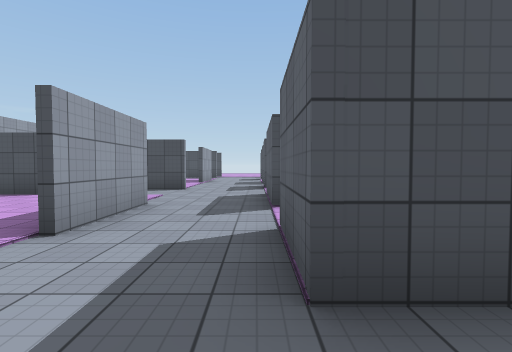
[1] (above)

16 first-person views from a walk through a scene from a Unity 3-D project. The camera is 1.4 m above the floor, tilts 2° down and sees 85° across. The floor is counted in squares, 2 m on a side. Each view is taken from the middle of a square. On the plan, view 1 faces up. The plan holds only what a view shows up to about 9 squares ahead; the rest is blank. The player character is not drawn. Door leaves are left out, so doorways stand open. Some surface patterns are stand-ins.

[2]
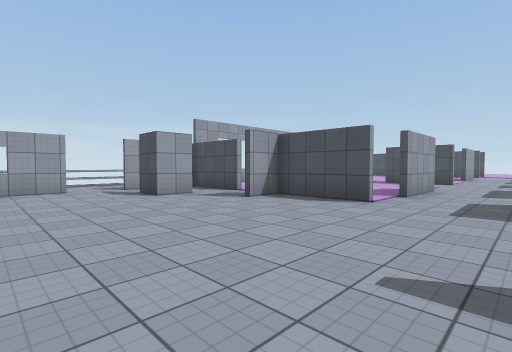

[3]
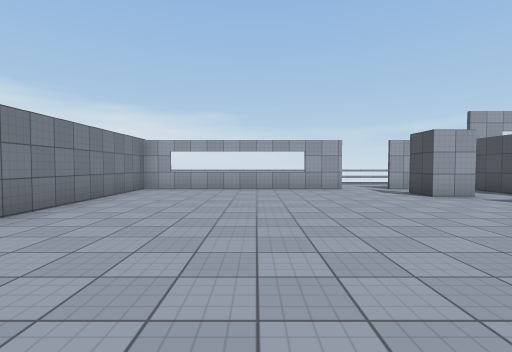

[4]
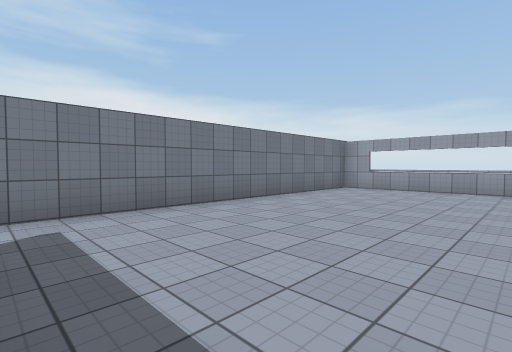

[5]
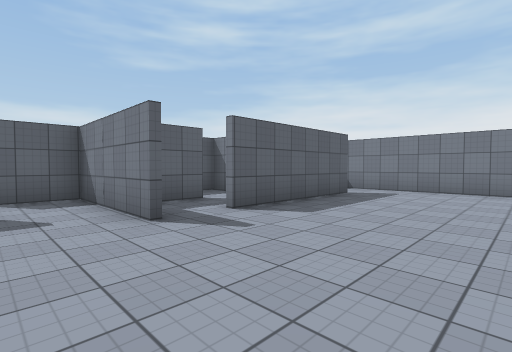

[6]
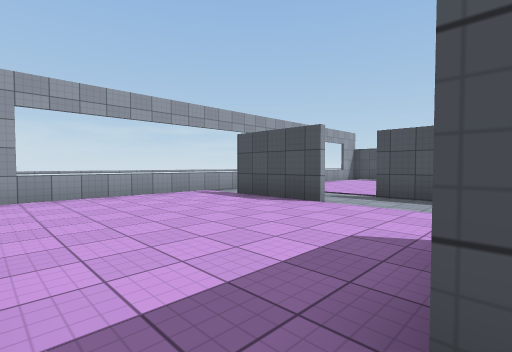

[7]
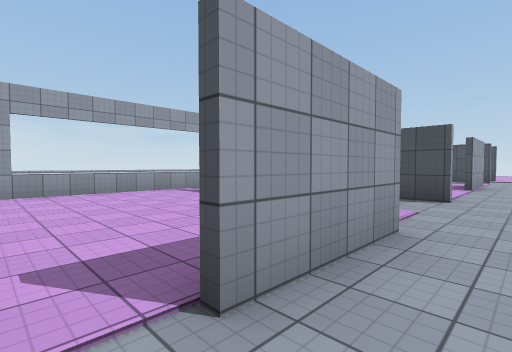

[8]
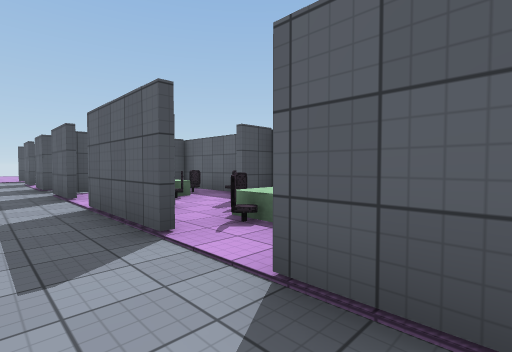

[9]
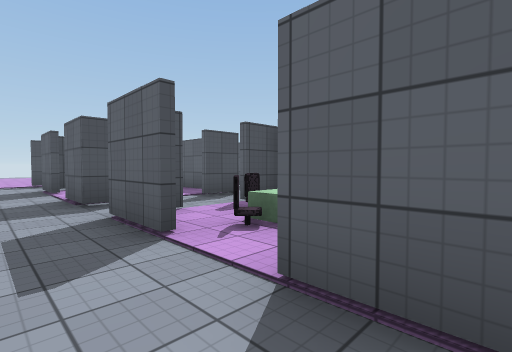

[10]
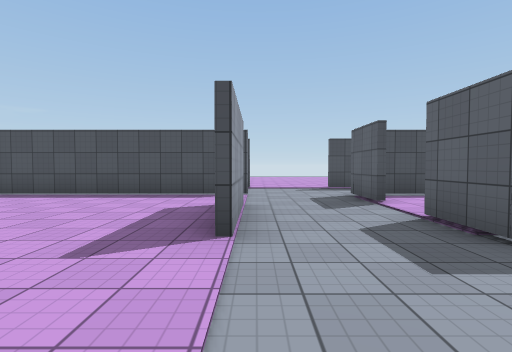

[11]
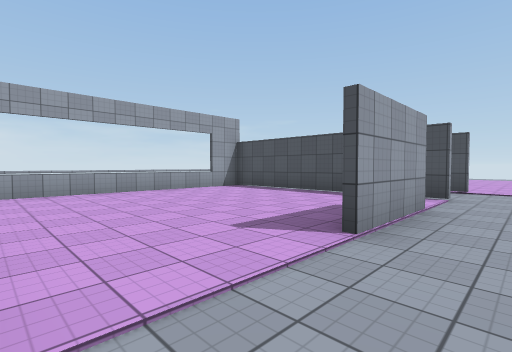

[12]
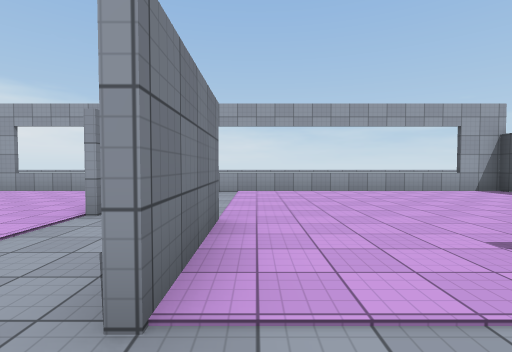

[13]
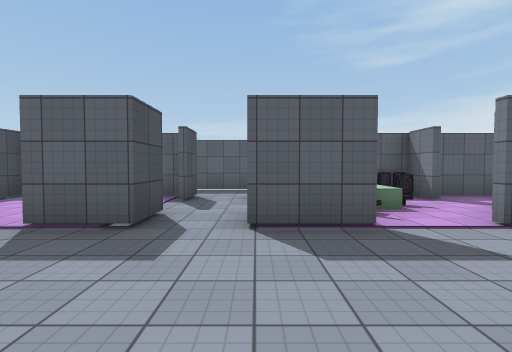

[14]
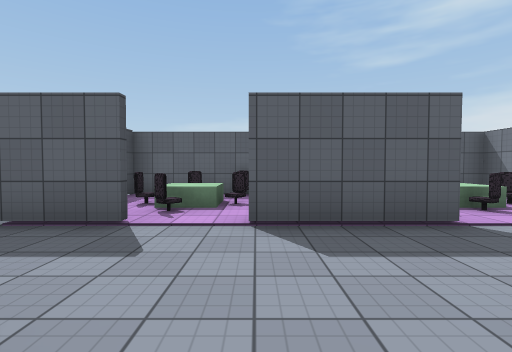

[15]
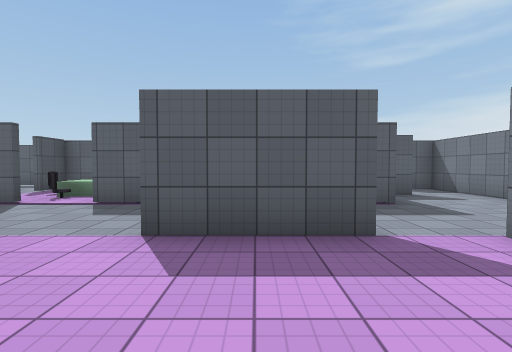

[16]
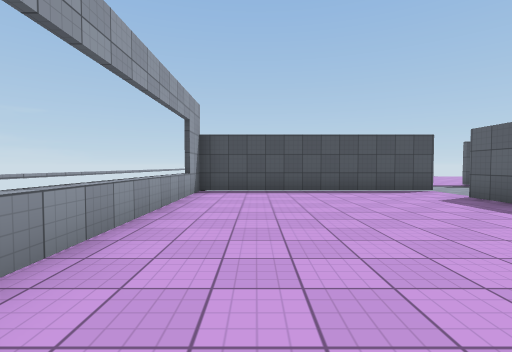

### Floor plan
Points are (right, up) in squares from view 1. A wall is a line through its corners. A room is listed if a view was taken in it or the views show most of it. See-through windows are left out.
Room 1 (views 1, 2, 3, 4, 5)
walls: (0.4, -1.6) (3.7, -1.6) (3.7, -0.2); (0.5, -7) (0.5, -2.9); (-6.3, 0) (-6.3, -1) (-7.4, -1); (-2.2, 1.4) (-4.6, 1.4); (-8.5, -2.2) (-8.5, -8.4) (1.2, -8.4); (2.2, 0) (2.2, 0.5); (1.4, 1.4) (0.3, 1.4)
ways out: opening at (-5.5, 1) to room 2; opening at (-1.5, 1) to room 2; opening at (-8, -1) to room 7; opening at (-7, 0) to room 7; open door at (-9, -1.5); open door at (4, 0.5)
Room 2 (views 6, 9, 14, 15)
walls: (-4.9, 6.6) (-7.2, 6.6); (-2.2, 2.7) (-2.2, 5.2); (-8.5, 7.4) (-8.5, 2); (-2.1, 8.4) (-4.6, 8.4); (0.3, 5.4) (0.3, 7.1)
ways out: opening at (-5.5, 1) to room 1; opening at (-1.5, 1) to room 1; opening at (-2, 2) to room 3; opening at (-1, 6) to room 3; opening at (-8, 7) to room 4; opening at (-1.5, 8) to room 4; open door at (0, 7.5) to room 6
Room 3 (views 7, 8)
walls: (0.3, 4.5) (0.3, 5.4); (-2, 5.3) (-2, 2.8); (0.3, 1.4) (0.3, 3.1)
ways out: opening at (-2, 2) to room 2; opening at (-1, 6) to room 2; open door at (0, 3.5)
Room 4 (views 10, 11, 12, 13, 16)
walls: (-2.4, 13) (-2.4, 14.1); (-2.2, 14.1) (-2.2, 11.6); (-4.5, 8.5) (-2.1, 8.5); (-2.1, 15.6) (-8.5, 15.6) (-8.5, 7.4); (0.3, 11.4) (0.3, 12.7); (0.3, 14.1) (0.3, 15.7); (0.3, 8.5) (0.3, 10.1)
ways out: opening at (-8, 7) to room 2; opening at (-1.5, 8) to room 2; open door at (0, 13.5) to room 5; opening at (-1.5, 16)
Room 5 (no view inside)
walls: (3.8, 15.6) (0.6, 15.6); (3.7, 11.8) (3.7, 14)
ways out: open door at (0, 13.5) to room 4; open door at (2, 11.5) to room 6
Room 6 (no view inside)
walls: (2.7, 6.3) (3.7, 6.3); (1.4, 9.9) (0.6, 9.9); (3.7, 5) (3.7, 9.9) (2.6, 9.9)
low walls: (2.5, 7.6) (1.5, 7.6) (1.5, 8.5)
ways out: open door at (0, 7.5) to room 2; open door at (2, 11.5) to room 5; open door at (2, 6)
objects: chair (1, 8); chair (2, 7); chair (2, 9); chair (3, 8)
Room 7 (no view inside)
walls: (-8.5, -0.2) (-8.5, -1); (-6.1, 1.4) (-8.1, 1.4)
ways out: opening at (-8, -1) to room 1; opening at (-7, 0) to room 1

Positions as (right, up) in squares from view 1, and headings:
1: (0, 0), facing up
2: (0, -4), facing up-left
3: (0, -5), facing left
4: (0, -4), facing down-left
5: (-3, 0), facing down-right
6: (-2, 2), facing up-left
7: (-1, 2), facing up-left
8: (-1, 2), facing up-right
9: (-1, 6), facing up-right
10: (-2, 9), facing up
11: (-1, 9), facing up-left
12: (-1, 9), facing left
13: (-3, 10), facing right
14: (-3, 7), facing right
15: (-5, 4), facing right
16: (-7, 8), facing up
